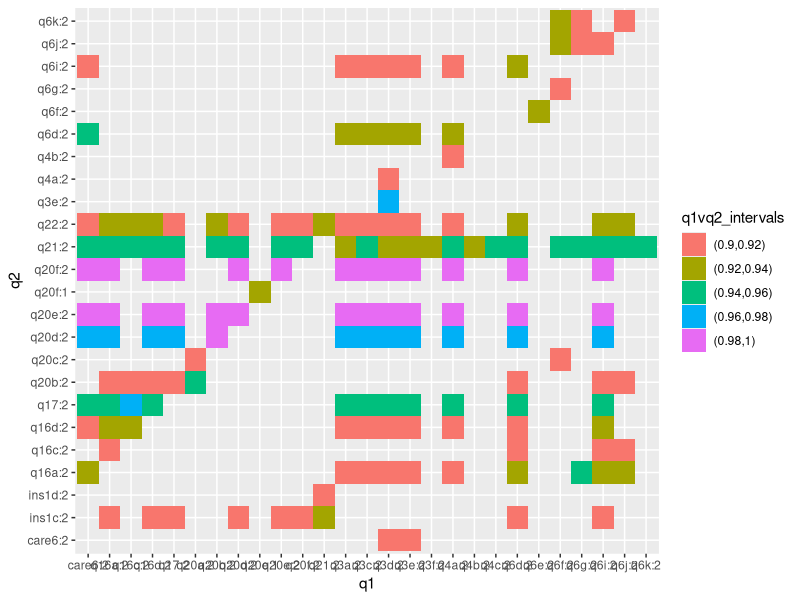
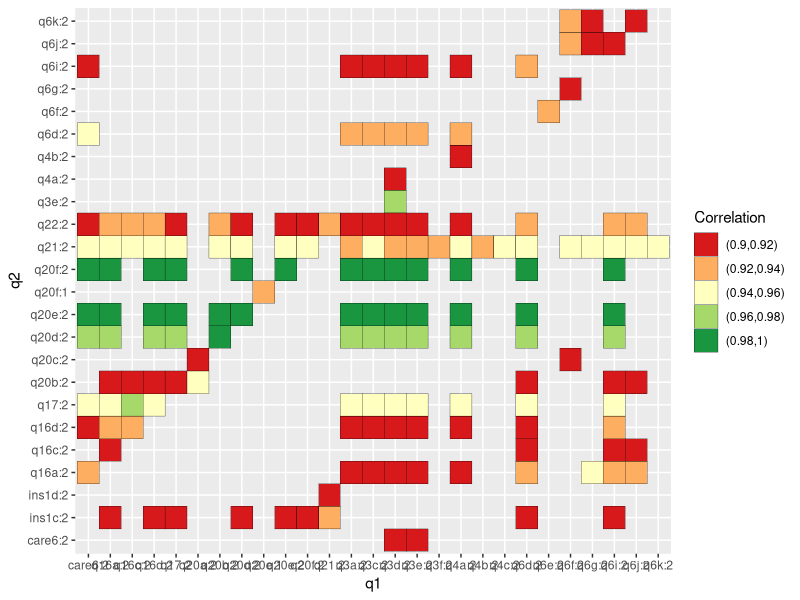
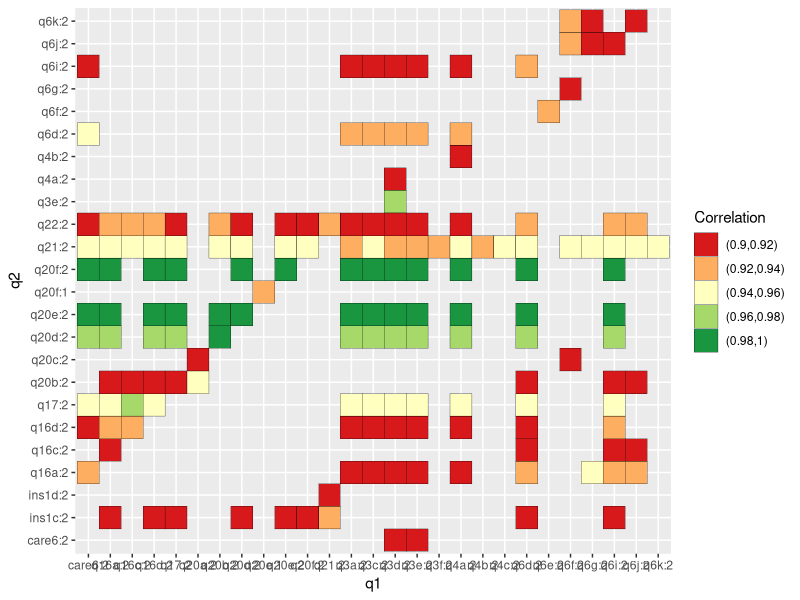

Write the R code that produced these figures, in order.
## ---- chunk 1
knitr::opts_chunk$set(echo = TRUE)
## ---- chunk 2
##The data set chosen for the project is a survey data from pew research website. This raw data is about the Internet usage on finding health information. The survey is a called survey that raw data are basically categorical based on different options in different questions. The sample space contains 3014 rows with 122 columns representing the questions and options of the questionnaire. The purpose of this project is to find out the correlation between every question and every option of the questions, in order to improve the questionnaire for a more effective future survey. However, based on the raw data, questions are asked over the phone and most of the answer are categorical that without numerical correlations. We can only access the relation of the every data based on the probability of occurrence. Running over all the participants of survey, if the probabilities of occurrence between two questions are both are larger than 90%, we assume the two questions are double-way significant pairs. Less significantly, if there is only one probability of occurrence between two questions is larger than 90%, the pair will be consider as one-way significant, which is less important but still meaningful. For data cleaning, we follow the tidy date rules that make further analysis more convenient. Also, in order to get rid of the meaningless data, we consider the columns with no questions can be found in questionnaire script as invalid and should be eliminated. 




#Import raw data from excel file
data<-read.csv('health2012.csv')

#The raw data contains 3014 rows and 122 columns, which means there are 3014
#individuals participant in the survey and there are 122 questions and options in the questionnaire

ncol(data)
nrow(data)

#Based on the actual questionnaire script, we could eliminate some data that is not categorical and
#some of the questions are not found in the script--with no meaning.
data<-data[,-which(colnames(data)=='standwt')]
data<-data[,-which(colnames(data)=='weight')]
data<-data[,-which(colnames(data)=='FIPS')]
data<-data[,-which(colnames(data)=='state')]
data<-data[,-which(colnames(data)=='age')]
data<-data[,-which(colnames(data)=='q8os')]
data<-data[,-which(colnames(data)=='q23mos')]
data<-data[,-which(colnames(data)=='q26mos')]
data<-data[,-which(colnames(data)=='q29mos')]

#molten data and tidy data: move every column option into every individual interviewee.

insmaple_row<-sample(nrow(data),nrow(data)*0.8)
outsample_row<-sequence(nrow(data))[-insmaple_row]
data_insample<-data[insmaple_row,]
data_outsample<-data[outsample_row,]

#Should only consider options with occurance probability larger than 50%, so limit the sample that has to run the loop.
questions<-colnames(data_insample)[2:length(colnames(data_insample))]
level_string<-c()
level_length<-c()
t1<-0.5
for (i in 1:length(questions)){
  sublevel<-levels(factor(data_insample[,i+1]))
  level_length<-c(level_length,length(sublevel))
  for(j in 1:length(sublevel)){
    p<-length(which(data_insample[,i+1]==level_length[j]))/nrow(data_insample)
    if(p>t1){
      level_string<-c(level_string,paste0(questions[i],':',levels(factor(data_insample[,i+1]))[j]))
    }
    
  }
}

#res_matrix is the large matrix of every relation probability caculated and listed based on the clean data.

res_matrix<-matrix(0,nrow=length(level_string),ncol=length(level_string))
colnames(res_matrix)<-level_string
rownames(res_matrix)<-level_string
for(i in 1:length(level_string)){
  for(j in 1:length(level_string)){
    str_A<-level_string[i]
    str_B<-level_string[j]
    str_A_q<-strsplit(str_A,':')[[1]][1]
    str_A_a<-strsplit(str_A,':')[[1]][2]
    str_B_q<-strsplit(str_B,':')[[1]][1]
    str_B_a<-strsplit(str_B,':')[[1]][2]
    A_column<-which(colnames(data_insample)==str_A_q)
    B_column<-which(colnames(data_insample)==str_B_q)
    data_insample_sub<-data_insample[data_insample[,A_column]==str_A_a,]
    data_insample_subsub<-data_insample_sub[data_insample_sub[,B_column]==str_B_a,]
    if(nrow(data_insample_sub)==0){
      p<-0
    }else{
      p<-round(nrow(data_insample_subsub)/nrow(data_insample_sub),digits = 4)
    }
    res_matrix[i,j]<-p
  }
}

#Set: If the probability that the both qustions have impact on another is larfer than 90%, 
#we consider this two qustions are related. In some cases, the two questions could be
#two options of the same question. As a result, the question/option might be eliminated in the future questionnaire.
#There are two types of relations are calculated: 
#double-way significant pairs: both have more than 90% probability of occurance of each other.
#one-way significant pairs: only one have more than 90% probability of occurance of another.

threhold<-0.9
dw_significant_pairs<-c()
ow_significant_pairs<-c()
for(i in 1:(nrow(res_matrix)-1)){
  for(j in (i+1):nrow(res_matrix)){
    if(res_matrix[i,j]>threhold&&res_matrix[j,i]>threhold){
      dw_significant_pairs<-rbind(dw_significant_pairs,c(colnames(res_matrix)[i],colnames(res_matrix)[j],res_matrix[i,j],res_matrix[j,i]))
      colnames(dw_significant_pairs) <- c("q1", "q2", "q1vq2", "q2vq1")
    }
  }
}
for(i in 1:(nrow(res_matrix))){
  for(j in 1:nrow(res_matrix)){
    if(res_matrix[i,j]>threhold){
      ow_significant_pairs<-rbind(ow_significant_pairs,c(colnames(res_matrix)[i],colnames(res_matrix)[j],res_matrix[i,j]))
      colnames(ow_significant_pairs) <- c("q1", "q2", "q1vq2_ow")
      
        
    }
  }
}

dw_significant_pairs_df <- data.frame(dw_significant_pairs)
ow_significant_pairs_df <- data.frame(ow_significant_pairs)

#plot and visualize significant pairs

dw_significant_pairs_df$q1vq2_intervals<- cut(as.numeric(dw_significant_pairs_df$q1vq2) , 5, label=c("(0.9,0.92)","(0.92,0.94)","(0.94,0.96)","(0.96,0.98)","(0.98,1)"))
dw_significant_pairs_df$q2vq1_intervals<- cut(as.numeric(dw_significant_pairs_df$q2vq1) , 5, label=c("(0.9,0.92)","(0.92,0.94)","(0.94,0.96)","(0.96,0.98)","(0.98,1)"))

library(ggplot2)

ggplot(data = dw_significant_pairs_df, aes(x=q1, y=q2, fill= q1vq2_intervals)) + geom_tile()

ggplot(dw_significant_pairs_df, aes(q1, q2)) + geom_tile(aes(fill=q1vq2_intervals),colour="black") + scale_fill_brewer(palette = "RdYlGn",name="Correlation") 

ggsave(file="correlation_q1vq2.png")

#Using the same method, the relation from q2 to q1 can be plotted.
  
#Forward steps:
  #For a better focus on the relationship between questions and for a better efficiency of this data organization, some columns of the raw data have been eliminated.  For example, the “age” tab could be separate into different age categories instead of using all numbers from 18 to 100 or just eliminating the age data. We can do a separate research on the relationship between ages and the answers of questions.


